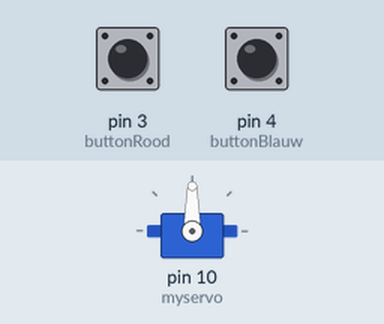
This sketch was run on a simulated Arduino Uno, built with avr-gcc and run on an emulated ATmega328P. Parts: servo. The inputs (shaded band) are chosen by the test bench; at power-on: pin 3 (buttonRood) LOW, pin 4 (buttonBlauw) LOW.

Above: at 1.2 s.
1.3 s: pin 3 (buttonRood) pulled HIGH for 0.15 s
At 2.0 s:
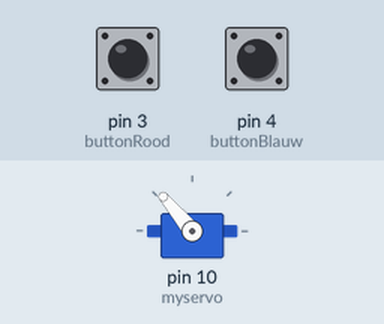
2.9 s: pin 4 (buttonBlauw) pulled HIGH for 0.15 s
At 3.2 s:
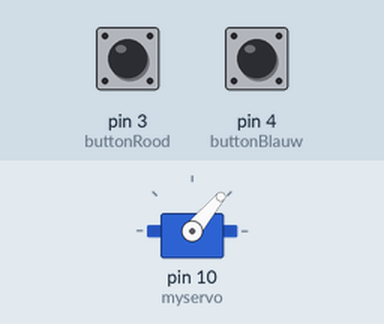
4.5 s: pin 3 (buttonRood) pulled HIGH for 1 s
At 5.7 s:
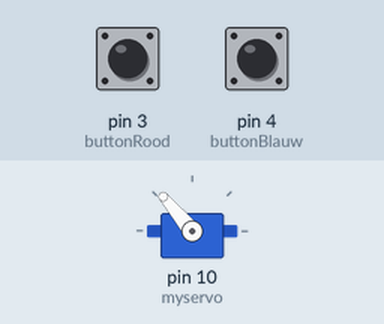
7.0 s: pin 4 (buttonBlauw) pulled HIGH for 1 s
At 7.6 s:
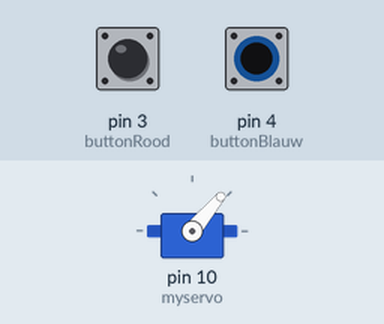
Timing chart, 0 to 10.0 s (numbered marks = the images above; inputs shaded):
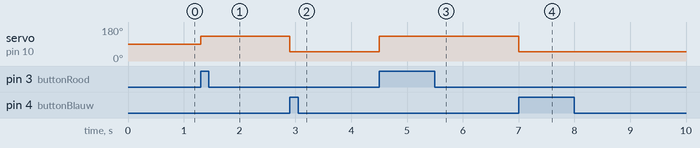

The sketch:

making.ino
```cpp
#include <Servo.h>

Servo myservo;  // create servo object to control a servo
// twelve servo objects can be created on most boards

int pos = 0;    // variable to store the servo position
int buttonRood = 3;
int buttonBlauw = 4;

int buttonStateRood = 0;
int buttonStateBlauw = 0;

void setup() {
  myservo.attach(10);  // attaches the servo on pin 9 to the servo object
  pinMode(buttonRood, INPUT);
  pinMode(buttonBlauw, INPUT);
  myservo.write(90);
}

void loop() {
  buttonStateRood = digitalRead(buttonRood);
  buttonStateBlauw= digitalRead(buttonBlauw);
  if(buttonStateRood == HIGH){
      // goes from 0 degrees to 180 degrees (LINKS)
      // in steps of 1 degree
      myservo.write(130);


    }


  if(buttonStateBlauw == HIGH){
       myservo.write(50); // goes from 180 degrees to 0 degrees (RECHTS)
                  // tell servo to go to position in variable 'pos'
                             // waits 15ms for the servo to reach the position
    }
}
```

Measured:
- after the input at 1.3 s, servo on pin 10 (myservo): 90° → 130° at once
- after the input at 2.9 s, servo on pin 10 (myservo): 130° → 50° at once
- after the input at 4.5 s, servo on pin 10 (myservo): 50° → 130° at once
- after the input at 7.0 s, servo on pin 10 (myservo): 130° → 50° at once
